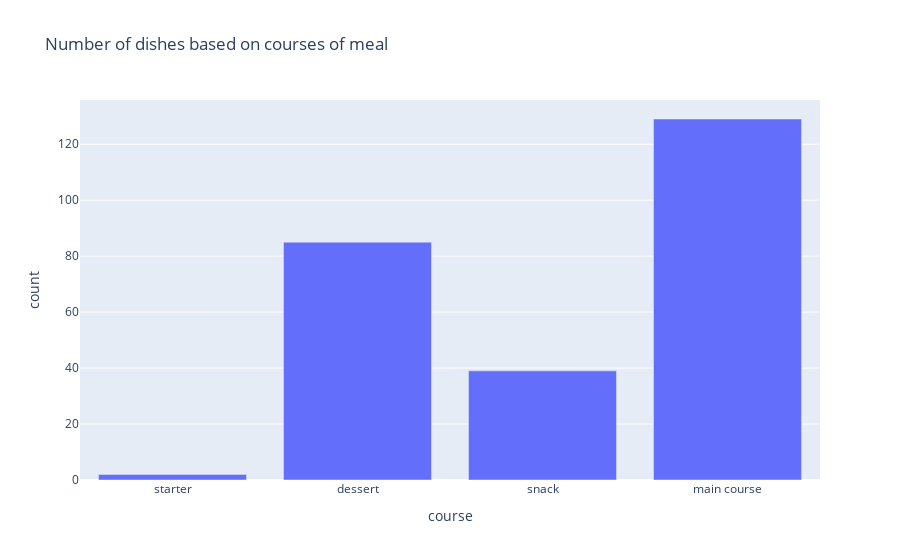

Write notebook code for a chart like this one.
### Markdown cell above
### Number of dishes based on courses of meal

### Code cell
course_df = df.course.value_counts().reset_index()
course_df.columns = ['course', 'count']
course_df = course_df.sort_values(by='count',ascending=True)
course_df = course_df.sample(frac=1)
fig = px.bar(course_df, x='course', y='count', title='Number of dishes based on courses of meal')
fig.show()

### Figure 1 — Plotly figure (JSON) as saved in the notebook; plotly's stock layout.template omitted (floating-point values rounded to 4 significant figures)
{"data": [{"alignmentgroup": "True", "hovertemplate": "course=%{x}<br>count=%{y}<extra></extra>", "legendgroup": "", "marker": {"color": "#636efa"}, "name": "", "offsetgroup": "", "orientation": "v", "showlegend": false, "textposition": "auto", "type": "bar", "x": ["starter", "dessert", "snack", "main course"], "xaxis": "x", "y": [2, 85, 39, 129], "yaxis": "y"}], "layout": {"barmode": "relative", "legend": {"tracegroupgap": 0}, "title": {"text": "Number of dishes based on courses of meal"}, "xaxis": {"anchor": "y", "domain": [0, 1], "title": {"text": "course"}}, "yaxis": {"anchor": "x", "domain": [0, 1], "title": {"text": "count"}}}}
